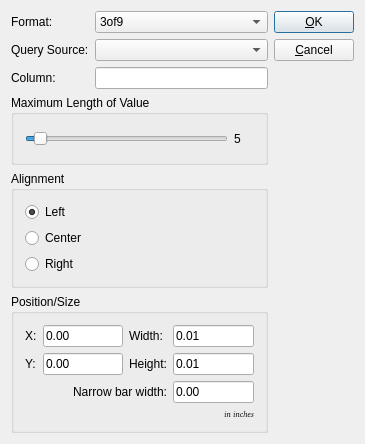
<ui version="4.0" >
 <comment> * OpenRPT report writer and rendering engine
 * Copyright (C) 2001-2008 by OpenMFG, LLC
 *
 * This library is free software; you can redistribute it and/or
 * modify it under the terms of the GNU Lesser General Public
 * License as published by the Free Software Foundation; either
 * version 2.1 of the License, or (at your option) any later version.
 *
 * This library is distributed in the hope that it will be useful,
 * but WITHOUT ANY WARRANTY; without even the implied warranty of
 * MERCHANTABILITY or FITNESS FOR A PARTICULAR PURPOSE. See the GNU
 * Lesser General Public License for more details.
 *
 * You should have received a copy of the GNU Lesser General Public
 * License along with this library; if not, write to the Free Software
 * Foundation, Inc., 59 Temple Place, Suite 330, Boston, MA 02111-1307 USA
 * Please contact info@openmfg.com with any questions on this license.</comment>
 <class>BarcodeEditor</class>
 <widget class="QDialog" name="BarcodeEditor" >
  <property name="geometry" >
   <rect>
    <x>0</x>
    <y>0</y>
    <width>365</width>
    <height>433</height>
   </rect>
  </property>
  <property name="sizePolicy" >
   <sizepolicy vsizetype="Preferred" hsizetype="Preferred" >
    <horstretch>0</horstretch>
    <verstretch>0</verstretch>
   </sizepolicy>
  </property>
  <property name="windowTitle" >
   <string>Bar Code Properties</string>
  </property>
  <layout class="QHBoxLayout" >
   <property name="spacing" >
    <number>6</number>
   </property>
   <property name="leftMargin" >
    <number>11</number>
   </property>
   <property name="topMargin" >
    <number>11</number>
   </property>
   <property name="rightMargin" >
    <number>11</number>
   </property>
   <property name="bottomMargin" >
    <number>11</number>
   </property>
   <item>
    <layout class="QVBoxLayout" >
     <property name="spacing" >
      <number>6</number>
     </property>
     <property name="leftMargin" >
      <number>0</number>
     </property>
     <property name="topMargin" >
      <number>0</number>
     </property>
     <property name="rightMargin" >
      <number>0</number>
     </property>
     <property name="bottomMargin" >
      <number>0</number>
     </property>
     <item>
      <layout class="QGridLayout" >
       <property name="leftMargin" >
        <number>0</number>
       </property>
       <property name="topMargin" >
        <number>0</number>
       </property>
       <property name="rightMargin" >
        <number>0</number>
       </property>
       <property name="bottomMargin" >
        <number>0</number>
       </property>
       <property name="horizontalSpacing" >
        <number>6</number>
       </property>
       <property name="verticalSpacing" >
        <number>6</number>
       </property>
       <item row="0" column="0" >
        <widget class="QLabel" name="TextLabel1_3_2" >
         <property name="frameShape" >
          <enum>QFrame::NoFrame</enum>
         </property>
         <property name="frameShadow" >
          <enum>QFrame::Plain</enum>
         </property>
         <property name="text" >
          <string>Format:</string>
         </property>
        </widget>
       </item>
       <item row="2" column="1" >
        <widget class="QLineEdit" name="tbColumn" />
       </item>
       <item row="2" column="0" >
        <widget class="QLabel" name="TextLabel1" >
         <property name="sizePolicy" >
          <sizepolicy vsizetype="Minimum" hsizetype="Preferred" >
           <horstretch>0</horstretch>
           <verstretch>0</verstretch>
          </sizepolicy>
         </property>
         <property name="text" >
          <string>Column:</string>
         </property>
        </widget>
       </item>
       <item row="1" column="0" >
        <widget class="QLabel" name="TextLabel1_3" >
         <property name="text" >
          <string>Query Source:</string>
         </property>
        </widget>
       </item>
       <item row="0" column="1" >
        <widget class="QComboBox" name="cbFormat" >
         <item>
          <property name="text" >
           <string>3of9</string>
          </property>
         </item>
         <item>
          <property name="text" >
           <string>3of9+</string>
          </property>
         </item>
         <item>
          <property name="text" >
           <string>128</string>
          </property>
         </item>
         <item>
          <property name="text" >
           <string>ean13</string>
          </property>
         </item>
         <item>
          <property name="text" >
           <string>ean8</string>
          </property>
         </item>
         <item>
          <property name="text" >
           <string>upc-a</string>
          </property>
         </item>
         <item>
          <property name="text" >
           <string>upc-e</string>
          </property>
         </item>
        </widget>
       </item>
       <item row="1" column="1" >
        <widget class="QueryComboBox" name="cbQuery" />
       </item>
      </layout>
     </item>
     <item>
      <widget class="QGroupBox" name="GroupBox2" >
       <property name="minimumSize" >
        <size>
         <width>0</width>
         <height>70</height>
        </size>
       </property>
       <property name="title" >
        <string>Maximum Length of Value</string>
       </property>
       <layout class="QHBoxLayout" >
        <item>
         <widget class="QSlider" name="sliderMaxVal" >
          <property name="minimum" >
           <number>1</number>
          </property>
          <property name="value" >
           <number>5</number>
          </property>
          <property name="orientation" >
           <enum>Qt::Horizontal</enum>
          </property>
         </widget>
        </item>
        <item>
         <widget class="QLabel" name="labelMaxVal" >
          <property name="minimumSize" >
           <size>
            <width>20</width>
            <height>0</height>
           </size>
          </property>
          <property name="text" >
           <string>5</string>
          </property>
         </widget>
        </item>
       </layout>
      </widget>
     </item>
     <item>
      <widget class="QGroupBox" name="buttonGroupAlign" >
       <property name="title" >
        <string>Alignment</string>
       </property>
       <layout class="QVBoxLayout" >
        <property name="spacing" >
         <number>6</number>
        </property>
        <property name="leftMargin" >
         <number>11</number>
        </property>
        <property name="topMargin" >
         <number>11</number>
        </property>
        <property name="rightMargin" >
         <number>11</number>
        </property>
        <property name="bottomMargin" >
         <number>11</number>
        </property>
        <item>
         <widget class="QRadioButton" name="rbAlignLeft" >
          <property name="text" >
           <string>Left</string>
          </property>
          <property name="checked" >
           <bool>true</bool>
          </property>
         </widget>
        </item>
        <item>
         <widget class="QRadioButton" name="rbAlignCenter" >
          <property name="text" >
           <string>Center</string>
          </property>
         </widget>
        </item>
        <item>
         <widget class="QRadioButton" name="rbAlignRight" >
          <property name="text" >
           <string>Right</string>
          </property>
         </widget>
        </item>
       </layout>
      </widget>
     </item>
     <item>
      <widget class="QGroupBox" name="GroupBox1" >
       <property name="title" >
        <string>Position/Size</string>
       </property>
       <layout class="QGridLayout" >
        <item row="0" column="0" >
         <widget class="QLabel" name="TextLabel1_3_3" >
          <property name="text" >
           <string>X:</string>
          </property>
         </widget>
        </item>
        <item row="0" column="1" >
         <widget class="QLineEdit" name="leXPos" >
          <property name="text" >
           <string>0.00</string>
          </property>
         </widget>
        </item>
        <item row="0" column="2" >
         <widget class="QLabel" name="TextLabel3" >
          <property name="text" >
           <string>Width:</string>
          </property>
         </widget>
        </item>
        <item row="0" column="3" >
         <widget class="QLineEdit" name="leWidth" >
          <property name="text" >
           <string>0.01</string>
          </property>
         </widget>
        </item>
        <item row="1" column="0" >
         <widget class="QLabel" name="TextLabel2" >
          <property name="text" >
           <string>Y:</string>
          </property>
         </widget>
        </item>
        <item row="1" column="1" >
         <widget class="QLineEdit" name="leYPos" >
          <property name="text" >
           <string>0.00</string>
          </property>
         </widget>
        </item>
        <item row="1" column="2" >
         <widget class="QLabel" name="TextLabel4" >
          <property name="text" >
           <string>Height:</string>
          </property>
         </widget>
        </item>
        <item row="1" column="3" >
         <widget class="QLineEdit" name="leHeight" >
          <property name="text" >
           <string>0.01</string>
          </property>
         </widget>
        </item>
        <item row="2" column="1" colspan="2" >
         <widget class="QLabel" name="TextLabel2_2" >
          <property name="text" >
           <string>Narrow bar width:</string>
          </property>
          <property name="alignment" >
           <set>Qt::AlignLeading|Qt::AlignLeft|Qt::AlignRight|Qt::AlignTrailing|Qt::AlignVCenter</set>
          </property>
         </widget>
        </item>
        <item row="2" column="3" >
         <widget class="QLineEdit" name="leNarrowBarWidth" >
          <property name="text" >
           <string>0.00</string>
          </property>
         </widget>
        </item>
        <item row="3" column="3" >
         <widget class="QLabel" name="TextLabel5" >
          <property name="font" >
           <font>
            <family>Helvetica [Cronyx]</family>
            <pointsize>6</pointsize>
            <weight>50</weight>
            <italic>true</italic>
            <bold>false</bold>
            <underline>false</underline>
            <strikeout>false</strikeout>
           </font>
          </property>
          <property name="text" >
           <string>in inches</string>
          </property>
          <property name="textFormat" >
           <enum>Qt::AutoText</enum>
          </property>
          <property name="alignment" >
           <set>Qt::AlignRight|Qt::AlignTrailing|Qt::AlignVCenter</set>
          </property>
         </widget>
        </item>
       </layout>
      </widget>
     </item>
    </layout>
   </item>
   <item>
    <layout class="QVBoxLayout" >
     <property name="spacing" >
      <number>6</number>
     </property>
     <property name="leftMargin" >
      <number>0</number>
     </property>
     <property name="topMargin" >
      <number>0</number>
     </property>
     <property name="rightMargin" >
      <number>0</number>
     </property>
     <property name="bottomMargin" >
      <number>0</number>
     </property>
     <item>
      <widget class="QPushButton" name="buttonOk" >
       <property name="text" >
        <string>&amp;OK</string>
       </property>
       <property name="shortcut" >
        <string>Alt+O</string>
       </property>
       <property name="autoDefault" >
        <bool>true</bool>
       </property>
       <property name="default" >
        <bool>true</bool>
       </property>
      </widget>
     </item>
     <item>
      <widget class="QPushButton" name="buttonCancel" >
       <property name="text" >
        <string>&amp;Cancel</string>
       </property>
       <property name="shortcut" >
        <string>Alt+C</string>
       </property>
       <property name="autoDefault" >
        <bool>true</bool>
       </property>
      </widget>
     </item>
     <item>
      <spacer>
       <property name="orientation" >
        <enum>Qt::Vertical</enum>
       </property>
       <property name="sizeType" >
        <enum>QSizePolicy::Expanding</enum>
       </property>
       <property name="sizeHint" >
        <size>
         <width>20</width>
         <height>20</height>
        </size>
       </property>
      </spacer>
     </item>
    </layout>
   </item>
  </layout>
 </widget>
 <layoutdefault spacing="6" margin="11" />
 <pixmapfunction>qPixmapFromMimeSource</pixmapfunction>
 <customwidgets>
  <customwidget>
   <class>QueryComboBox</class>
   <extends>QComboBox</extends>
   <header>querycombobox.h</header>
  </customwidget>
 </customwidgets>
 <tabstops>
  <tabstop>cbFormat</tabstop>
  <tabstop>cbQuery</tabstop>
  <tabstop>tbColumn</tabstop>
  <tabstop>sliderMaxVal</tabstop>
  <tabstop>rbAlignLeft</tabstop>
  <tabstop>leXPos</tabstop>
  <tabstop>leWidth</tabstop>
  <tabstop>leYPos</tabstop>
  <tabstop>leHeight</tabstop>
  <tabstop>buttonOk</tabstop>
  <tabstop>buttonCancel</tabstop>
 </tabstops>
 <resources/>
 <connections>
  <connection>
   <sender>sliderMaxVal</sender>
   <signal>valueChanged(int)</signal>
   <receiver>labelMaxVal</receiver>
   <slot>setNum(int)</slot>
   <hints>
    <hint type="sourcelabel" >
     <x>20</x>
     <y>20</y>
    </hint>
    <hint type="destinationlabel" >
     <x>20</x>
     <y>20</y>
    </hint>
   </hints>
  </connection>
  <connection>
   <sender>buttonOk</sender>
   <signal>clicked()</signal>
   <receiver>BarcodeEditor</receiver>
   <slot>accept()</slot>
   <hints>
    <hint type="sourcelabel" >
     <x>20</x>
     <y>20</y>
    </hint>
    <hint type="destinationlabel" >
     <x>20</x>
     <y>20</y>
    </hint>
   </hints>
  </connection>
  <connection>
   <sender>buttonCancel</sender>
   <signal>clicked()</signal>
   <receiver>BarcodeEditor</receiver>
   <slot>reject()</slot>
   <hints>
    <hint type="sourcelabel" >
     <x>20</x>
     <y>20</y>
    </hint>
    <hint type="destinationlabel" >
     <x>20</x>
     <y>20</y>
    </hint>
   </hints>
  </connection>
 </connections>
</ui>
